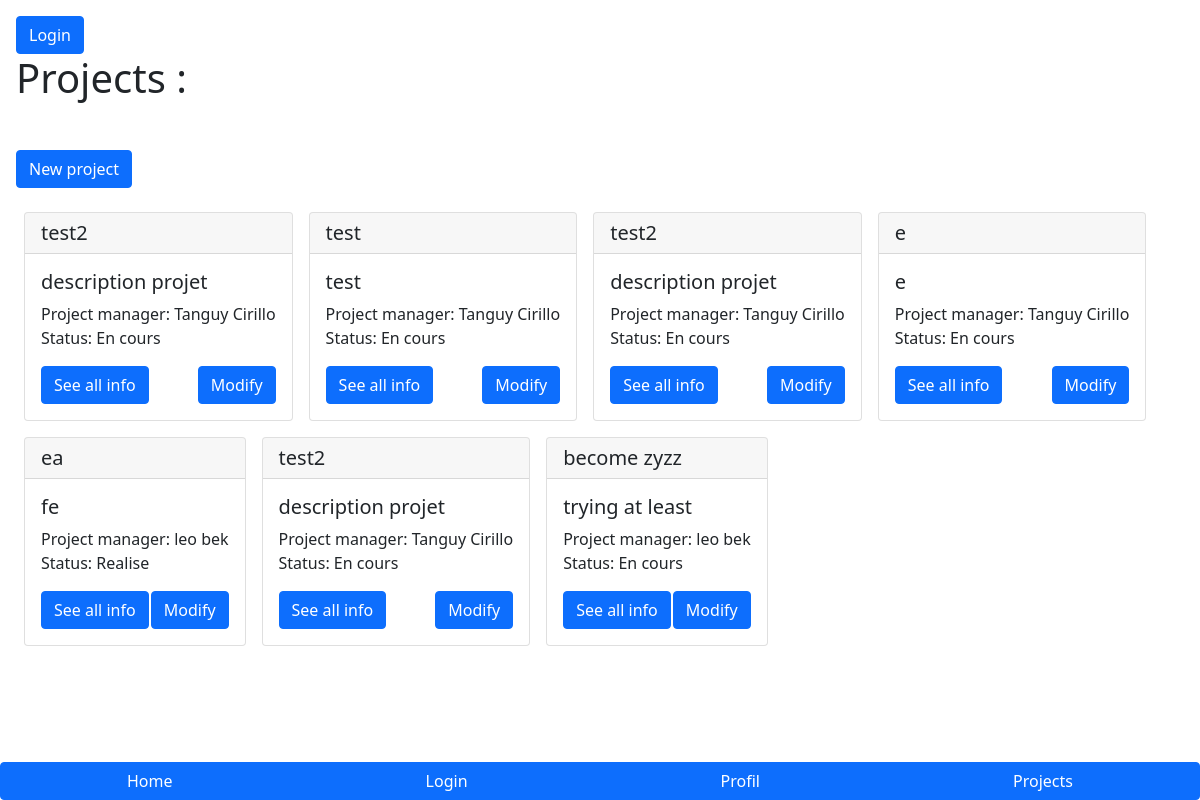
Page /planificateur/projects on the committed database.
### planificateur/models.py (models this page shows)
class Project(models.Model):
    status = models.CharField(
        choices=StatusChoice.choices,
        default=StatusChoice.enCours,
        max_length=200
        )
    deliveryDate = models.DateField(null=True, blank=True)
    startingDate = models.DateField(default=django.utils.timezone.now, null=True)
    stateOfProgress= models.PositiveSmallIntegerField(default=0)
    desc = models.CharField(max_length=250)
    name = models.CharField(max_length=50, default="")
    id_projectManager = models.ForeignKey(Developer, on_delete=models.DO_NOTHING)

class Developer(models.Model):
    id = models.BigAutoField(primary_key=True) #clé primaire de l'entité autoincrémentée
    firstname = models.CharField(max_length=200)
    lastname = models.CharField(max_length=200)
    isSickLeave = models.BooleanField(default=False)
    def __str__(self):
        return self.firstname + ' ' + self.lastname

### planificateur/views.py (the view)
# urls.py: path('projects', views.listProject, name='listProject'),
def listProject(request):
    projects = Project.objects.all()
    context = {'projects': projects, 'userConnected': userConnected()}
    return render(request, 'planificateur/project/list.html', context)

### planificateur/views.py (called while the page is built)
def userConnected():
    if settings.USER_ID:
        return Developer.objects.get(id=settings.USER_ID)
    else:
        return False

### planificateur/templates/planificateur/project/list.html (shortened to what this page needs)
<!DOCTYPE html>
<html lang="en">
<head>
</head>
<body>
</body>
</html>
{% extends 'planificateur/base.html' %}
{% block content %}
    <div class="d-flex flex-wrap mb-4 align-items-start flex-column">
        <h1 class="">Projects :</h1>
    </div>
    <a href="projects/add" class="btn btn-primary my-3">New project</a>
    <div class="d-flex flex-wrap">
    {% for project in projects %}
    <div class="card m-2">
        <h5 class="card-header">{{project.name}}</h5>
        <div class="card-body">
          <h5 class="card-title">{{project.desc}}</h5>
          <p class="card-text">
              Project manager: {{project.id_projectManager}}</br>
              Status: {{project.status}}
            </p>
          <div class="d-flex justify-content-between">
          <a href="projects/{{project.id}}" class="btn btn-primary">See all info</a>
          <a href="projects/{{project.id}}/update" class="btn btn-primary">Modify</a>
          </div>
        </div>
      </div>
      {% endfor %}
{% endblock %}

### planificateur/templates/planificateur/base.html (shortened to what this page needs)
<!DOCTYPE html>
<html lang="en">
  <head>
    <link rel="stylesheet" href="https://cdn.jsdelivr.net/npm/bootstrap-icons@1.8.1/font/bootstrap-icons.css">
    <link href="https://cdn.jsdelivr.net/npm/bootstrap@5.1.3/dist/css/bootstrap.min.css" rel="stylesheet">
    {% load static %}
    <link rel="stylesheet" type="text/css" href="{% static 'planificateur/style.css'%}"/>
  </head>
  <body class="bg-white d-flex flex-column p-3">
    <header>
      {% block userConnected %}
        {% if userConnected %}
        Welcome {{userConnected}}
        {% else %}
        <a href="/planificateur/login" class="btn btn-primary">Login</a>
        {% endif %}
      {% endblock %}
    </header>
    <div id="content" class="">{% block content %}{% endblock %}</div>
    <div class="btn-group fixed-bottom">
      <a href="{% url 'index' %}" class="btn btn-primary ">Home</a>
      <a href="{% url 'login' %}" class="btn btn-primary ">Login</a>
      <a href="{% url 'profil' %}" class="btn btn-primary ">Profil</a>
      <a href="{% url 'listProject' %}" class="btn btn-primary">Projects</a>
    </div>
  </body>
</html>

### planificateur/static/planificateur/style.css (style rules this page uses)
* { margin: 0; padding: 0; }

### rows in the picture
Project: name "test2", desc "description projet", id_projectManager "Tanguy Cirillo", status "En cours"
Project: name "test", desc "test", id_projectManager "Tanguy Cirillo", status "En cours"
Project: name "test2", desc "description projet", id_projectManager "Tanguy Cirillo", status "En cours"
Project: name "e", desc "e", id_projectManager "Tanguy Cirillo", status "En cours"
Project: name "ea", desc "fe", id_projectManager "leo bek", status "Realise"
Project: name "test2", desc "description projet", id_projectManager "Tanguy Cirillo", status "En cours"
Project: name "become zyzz", desc "trying at least", id_projectManager "leo bek", status "En cours"
